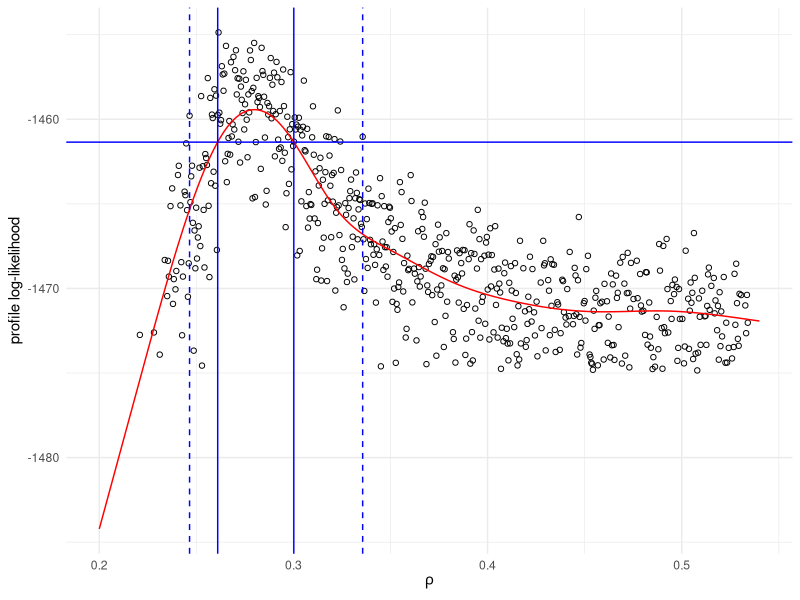

Generate this figure with R:
# analyze-likelihood-profiles.R


# Load packages -----------------------------------------------------------

library(tidyverse)


# Load profile results ----------------------------------------------------

profile_data <- read.csv("../results/rho-profile-Niamey.csv") %>%
  slice(2:n()) %>%  # chop off first NA row
  filter(loglik > max(loglik) - 20)

preds <- predict(
  mgcv::gam(
    loglik ~ s(rho_value, bs = "cs"), data = profile_data
  ),
  newdata = data.frame(
    rho_value = seq(0.2, 0.54, by = 0.0001)
  )
)

pred_df <- tibble(
  rho_value = seq(0.2, 0.54, by = 0.0001),
  loglik = preds
)

vspots <- pred_df %>%
  filter(loglik > max(loglik, na.rm = T) - 1.92) %>%
  pull(rho_value)

vspots2 <- profile_data %>%
  filter(loglik > max(pred_df$loglik, na.rm = T) - 1.92) %>%
  pull(rho_value)

cspot <- pred_df %>%
  filter(loglik == max(loglik, na.rm = T)) %>%
  mutate(
    loglik - 1.92
  ) %>%
  pull(loglik)


ggplot(profile_data, aes(x = rho_value, y = loglik)) +
  geom_point(shape = 1) +
  geom_hline(aes(yintercept = max(preds) - 1.92), color = "blue") +
  geom_line(data = pred_df, aes(x = rho_value, y = loglik), color = "red")+
  geom_vline(aes(xintercept = min(vspots)), color = "blue") +
  geom_vline(aes(xintercept = max(vspots)), color = "blue") +
  geom_vline(aes(xintercept = min(vspots2)), color = "blue", linetype = 2) +
  geom_vline(aes(xintercept = max(vspots2)), color = "blue", linetype = 2) +
  labs(x = expression(rho), y = "profile log-likelihood") +
  theme_minimal()
